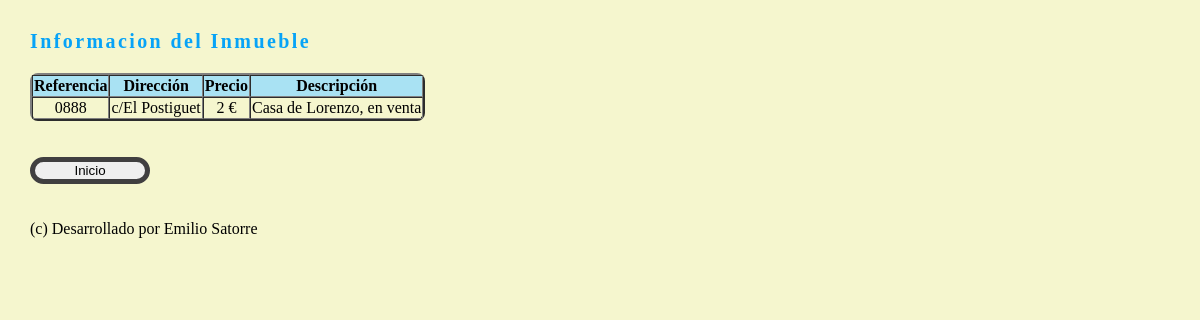
The app's page /show.php?id=7 with its own data.
### tables this page shows
CREATE TABLE `piso` (
  `id` int(11) NOT NULL,
  `referencia` varchar(10) NOT NULL,
  `direccion` varchar(40) NOT NULL,
  `precio` varchar(20) NOT NULL,
  `descripcion` varchar(100) NOT NULL
);

### show.php (the view, shortened to what this page needs)
<!DOCTYPE html>
<html lang="en">
<head>
    <link rel="stylesheet" type="text/css" href="style.css">
</head>
<body>
<?php
    $id=$_GET['id'];
    require_once "conexion.php";
    $stmt = $pdo->prepare('SELECT * FROM piso WHERE id=:id');
    $stmt->execute([':id'=>$id]);
    $piso=$stmt->fetch();
?>
<h3>Informacion del Inmueble</h3>
<table border="2" cellspacing="0">
    <tr>
        <th>Referencia</th>
        <th>Dirección</th>
        <th>Precio</th>
        <th>Descripción</th>
    </tr>
    <tr>
        <td><?= $piso['referencia']; ?></td>
        <td><?= $piso['direccion']; ?></td>
        <td><?= $piso['precio']; ?></td>
        <td><?= $piso['descripcion']; ?></td>
</table>
<br><br>
<form action="index.php" method="POST">
    <input id="boton" type="submit" name="" value="Inicio">
</form>
<br><br>
<?php include "footer.php"; ?>

### style.css (style rules this page uses)
input { width: 20%; }
#boton { width: 120px; border-radius: 38px 38px 38px 38px; -moz-border-radius: 38px 38px 38px 38px; -webkit-border-radius: 38px 38px 38px 38px; border: 5px solid #403f40; }
body { margin: 30px; background-color: #F5F6CE; }
th { background-color: #A9E2F3; text-align: center; }
table { text-align: center; border-size: 2px; border-radius: 8px; }
h3 { font-family: "times new roman", times, serif; color: #07A3F7; font-size: 20px; font-weight: bold; letter-spacing: 1.8pt; }

### records on screen
piso: referencia "0888", direccion "c/El Postiguet", precio "2 €", descripcion "Casa de Lorenzo, en venta"
